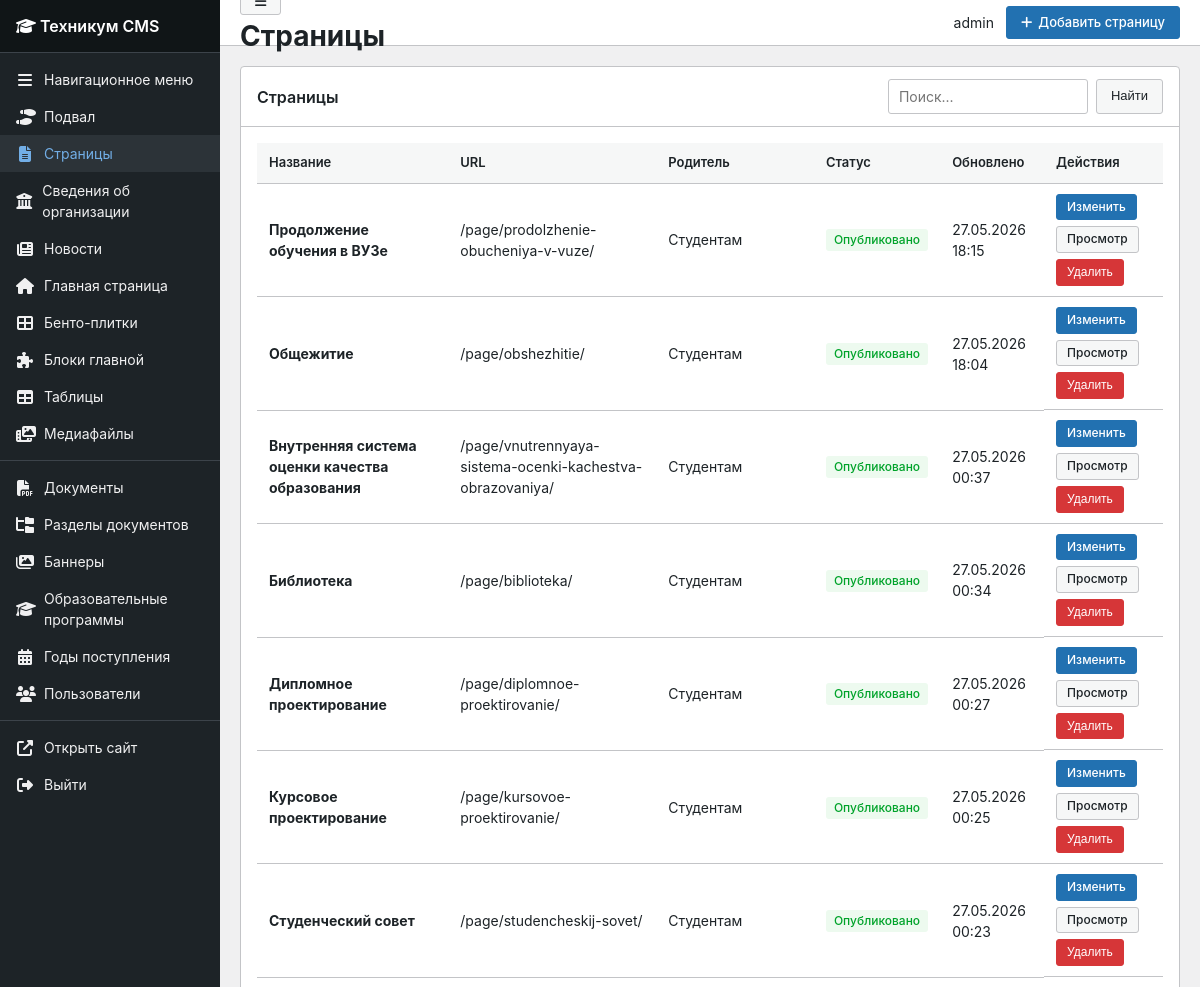
Before: /panel/pages/ (signed in, upper part) with the older database file.
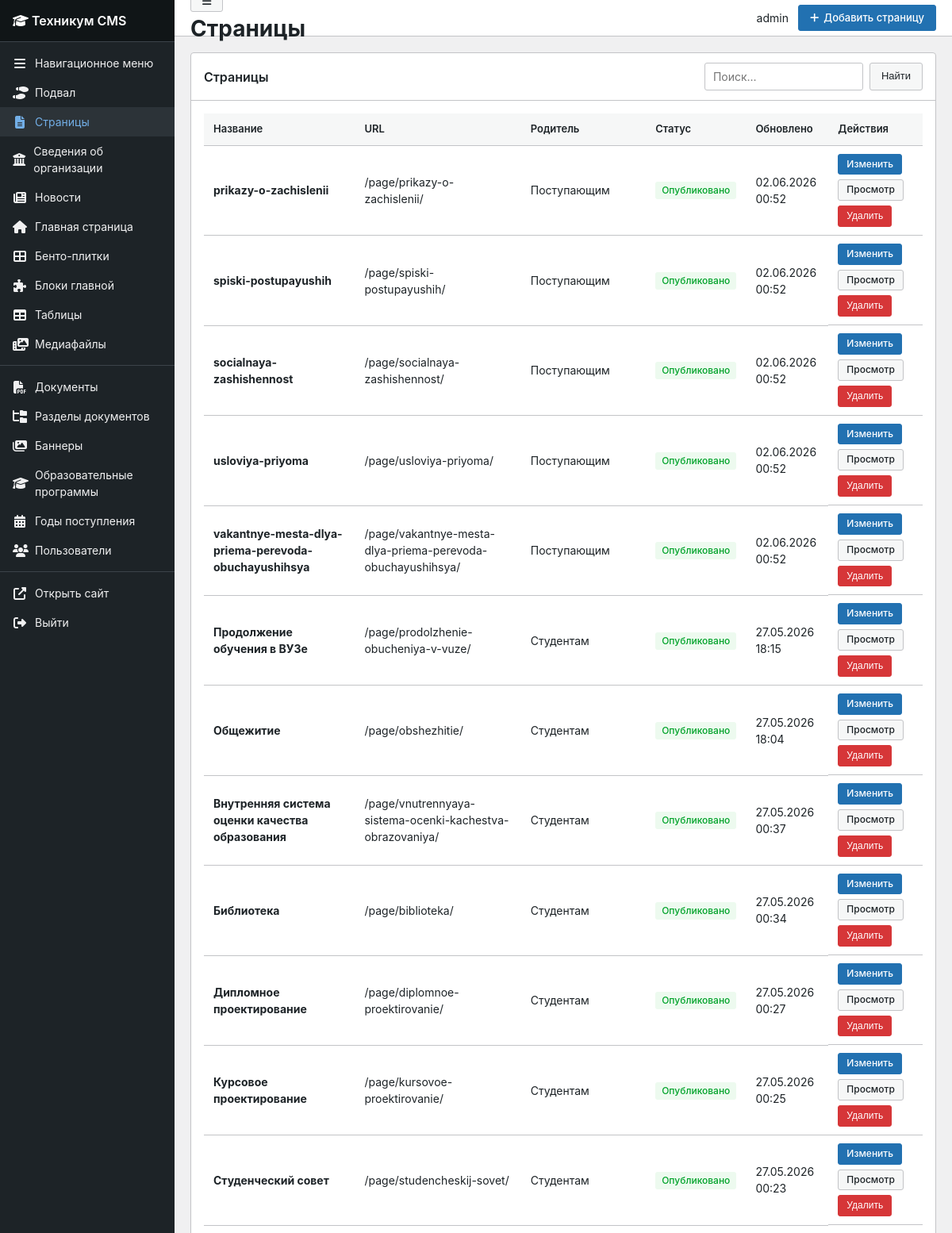
After: the same page with the newer database file.
### cms/models.py (models this page shows, shortened)
class Page(models.Model):
    title = models.CharField('Заголовок', max_length=200)
    slug = models.SlugField('URL', max_length=200, unique=True, blank=True)
    description = models.TextField('Описание', blank=True)
    content = RichTextUploadingField('Содержимое', blank=True)
    order = models.IntegerField('Порядок', default=0)
    parent = models.ForeignKey(
        'self',
        on_delete=models.SET_NULL,
        null=True,
        blank=True,
        related_name='subpages',
        verbose_name='Родительская страница'
    )
    is_published = models.BooleanField('Опубликовано', default=True)
    show_in_menu = models.BooleanField('Показывать в меню', default=False)
    meta_title = models.CharField('Meta Title', max_length=200, blank=True)
    meta_description = models.TextField('Meta Description', blank=True)
    meta_keywords = models.CharField('Meta Keywords', max_length=200, blank=True)
    created_at = models.DateTimeField('Создано', auto_now_add=True)
    updated_at = models.DateTimeField('Обновлено', auto_now=True)
    class Meta:
        verbose_name = 'Страница'
        verbose_name_plural = 'Страницы'
        ordering = ['-created_at']
    def get_absolute_url(self):
        if self.slug == 'news':
            return '/news/'
        return f'/page/{self.slug}/'

### cms/panel_views.py (the view)
# urls.py: path('pages/', panel_views.page_list, name='page_list'),
@staff_required
def page_list(request):
    pages = Page.objects.select_related('parent').order_by('-updated_at')
    q = request.GET.get('q', '').strip()
    if q:
        from .search_utils import search_pages
        pages = search_pages(Page.objects.all(), q)
    return render(request, 'panel/page_list.html', {
        'objects': pages,
        'q': q,
        'active_menu': 'pages',
        'title': 'Страницы',
        'add_url': reverse('panel:page_add'),
    })

### cms/context_processors.py (called while the page is built)
def _dedupe_root_menu(items):
    items = list(items)
    best = {}
    for item in items:
        key = (item.title or '').strip().casefold()
        if not key:
            continue
        children = item.get_children().filter(is_active=True).count()
        score = (1 if item.page_id else 0, children, -item.order, item.pk)
        prev = best.get(key)
        if prev is None or score > prev[1]:
            best[key] = (item.pk, score)
    keep = {pk for pk, _ in best.values()}
    return [item for item in items if item.pk in keep]

def get_root_menu_items():
    menu_items = MenuItem.objects.filter(
        parent=None, is_active=True
    ).order_by('order', 'title')
    return _dedupe_root_menu(menu_items)

def site_context(request):
    homepage = HomePage.load()
    return {
        'site_settings': homepage,
        'menu_items': get_root_menu_items(),
    }

### cms/models.py (called while the page is built)
    @classmethod
    def load(cls):
        obj, created = cls.objects.get_or_create(pk=1)
        return obj

### cms/panel_views.py (called while the page is built)
def staff_required(view_func):
    decorated = login_required(
        user_passes_test(lambda u: u.is_staff)(view_func)
    )
    return decorated

### templates/panel/page_list.html (shortened to what this page needs)
{% extends 'panel/base.html' %}
{% block topbar_actions %}
<a href="{% url 'panel:page_add' %}" class="btn btn-primary"><i class="fas fa-plus"></i> Добавить страницу</a>
{% endblock %}
{% block content %}
<div class="wp-card">
    <div class="wp-card-header">
        <h2>Страницы</h2>
        <form method="get" style="display:flex;gap:8px;">
            <input type="text" name="q" value="{{ q }}" class="form-control" placeholder="Поиск..." style="width:200px;">
            <button type="submit" class="btn btn-secondary">Найти</button>
        </form>
    </div>
    <div class="wp-card-body">
        {% if objects %}
        <table class="wp-table">
            <thead>
                <tr>
                    <th>Название</th>
                    <th>URL</th>
                    <th>Родитель</th>
                    <th>Статус</th>
                    <th>Обновлено</th>
                    <th>Действия</th>
                </tr>
            </thead>
            <tbody>
                {% for page in objects %}
                <tr>
                    <td><strong>{{ page.title }}</strong></td>
                    <td>/page/{{ page.slug }}/</td>
                    <td>{{ page.parent.title|default:"—" }}</td>
                    <td>
                        {% if page.is_published %}
                        <span class="badge badge-success">Опубликовано</span>
                        {% else %}
                        <span class="badge badge-draft">Черновик</span>
                        {% endif %}
                    </td>
                    <td>{{ page.updated_at|date:"d.m.Y H:i" }}</td>
                    <td class="actions">
                        <a href="{% url 'panel:page_edit' page.pk %}" class="btn btn-sm btn-primary">Изменить</a>
                        <a href="{{ page.get_absolute_url }}" target="_blank" class="btn btn-sm btn-secondary">Просмотр</a>
                        <form method="post" action="{% url 'panel:page_delete' page.pk %}" style="display:inline;" onsubmit="return confirm('Удалить страницу?');">
                            <button type="submit" class="btn btn-sm btn-danger">Удалить</button>
                        </form>
                    </td>
                </tr>
                {% endfor %}
            </tbody>
        </table>
        {% else %}
        <p style="color:#646970;">Страниц нет. <a href="{% url 'panel:page_add' %}">Создать первую</a></p>
        {% endif %}
    </div>
</div>
{% endblock %}

Changed rows visible on the page:
added Page: title "prikazy-o-zachislenii", slug "prikazy-o-zachislenii", parent "Поступающим", is_published "Опубликовано", updated_at "02.06.2026 00:52"
added Page: title "spiski-postupayushih", slug "spiski-postupayushih", parent "Поступающим", is_published "Опубликовано", updated_at "02.06.2026 00:52"
added Page: title "socialnaya-zashishennost", slug "socialnaya-zashishennost", parent "Поступающим", is_published "Опубликовано", updated_at "02.06.2026 00:52"
added Page: title "usloviya-priyoma", slug "usloviya-priyoma", parent "Поступающим", is_published "Опубликовано", updated_at "02.06.2026 00:52"
added Page: title "vakantnye-mesta-dlya-priema-perevoda-obuchayushihsya", slug "vakantnye-mesta-dlya-priema-perevoda-obuchayushihsya", parent "Поступающим", is_published "Опубликовано", updated_at "02.06.2026 00:52"
